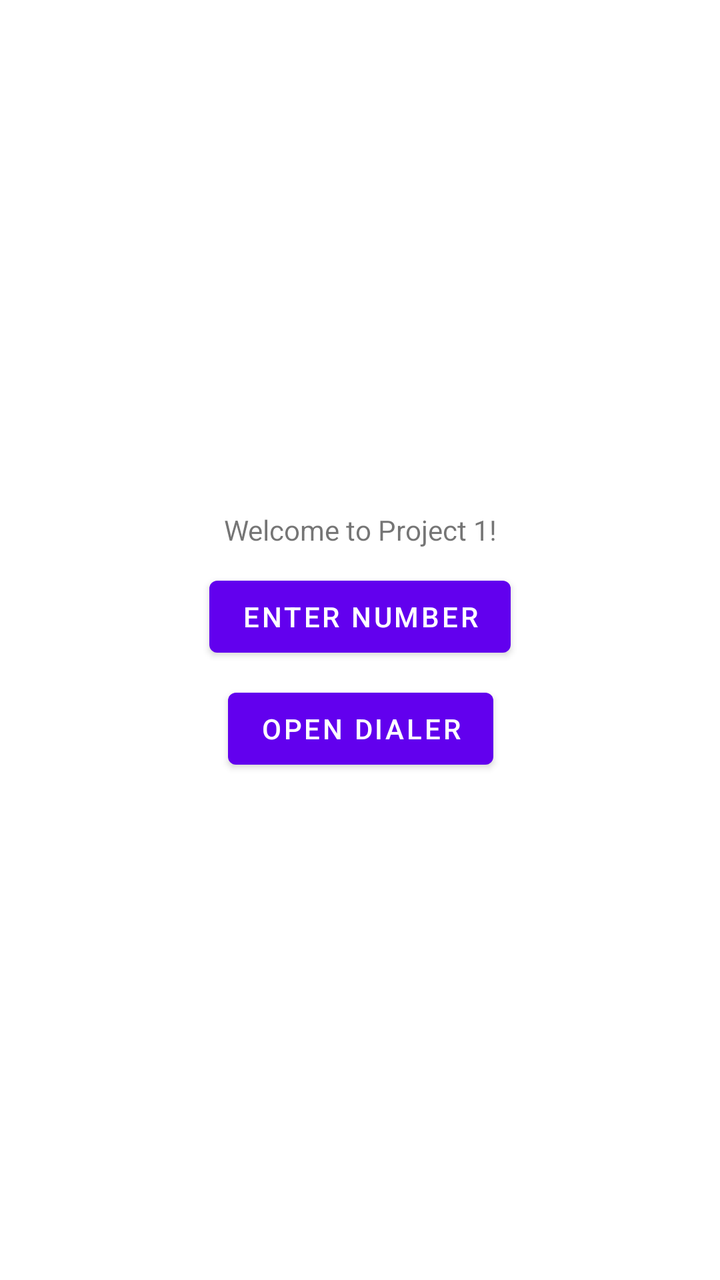
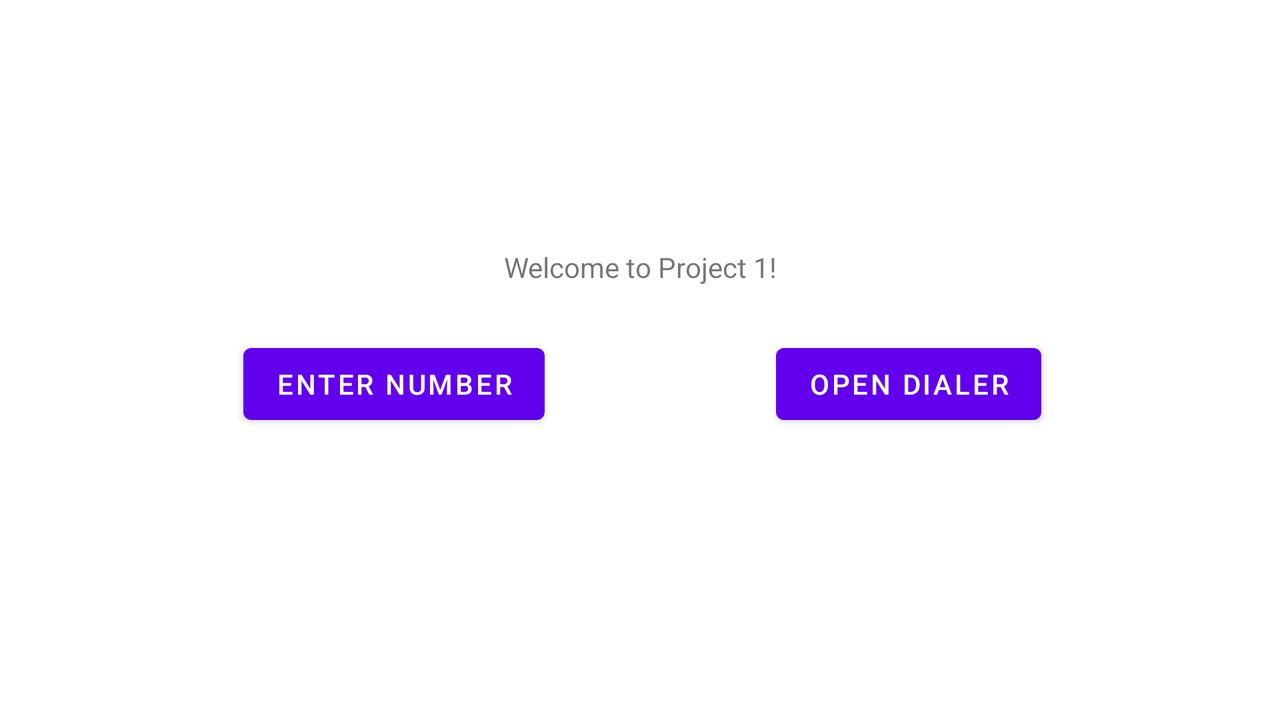

An Android layout and its configuration variant, each rendered on a device that would load it. The default file and the variant file are quoted in full after the pictures.
<!-- AndroidManifest.xml: application theme Theme.Project1CS478 -->
<!-- res/layout/activity_main.xml -->
<?xml version="1.0" encoding="utf-8"?>
<androidx.constraintlayout.widget.ConstraintLayout xmlns:android="http://schemas.android.com/apk/res/android"
    xmlns:app="http://schemas.android.com/apk/res-auto"
    xmlns:tools="http://schemas.android.com/tools"
    android:layout_width="match_parent"
    android:layout_height="match_parent"
    tools:context=".MainActivity">

    <TextView
        android:id="@+id/textView"
        android:layout_width="wrap_content"
        android:layout_height="wrap_content"
        android:text="@string/welcome"
        app:layout_constraintBottom_toBottomOf="parent"
        app:layout_constraintEnd_toEndOf="parent"
        app:layout_constraintStart_toStartOf="parent"
        app:layout_constraintTop_toTopOf="parent"
        app:layout_constraintVertical_bias="0.411" />

    <Button
        android:id="@+id/button"
        android:layout_width="wrap_content"
        android:layout_height="wrap_content"
        android:layout_marginTop="10dp"
        android:layout_marginBottom="10dp"
        android:text="@string/button1"
        app:layout_constraintBottom_toTopOf="@+id/button2"
        app:layout_constraintEnd_toEndOf="parent"
        app:layout_constraintStart_toStartOf="parent"
        app:layout_constraintTop_toBottomOf="@+id/textView"
        app:layout_constraintVertical_bias="0.01" />

    <Button
        android:id="@+id/button2"
        android:layout_width="wrap_content"
        android:layout_height="wrap_content"
        android:layout_marginTop="8dp"
        android:text="@string/button2"
        app:layout_constraintEnd_toEndOf="parent"
        app:layout_constraintHorizontal_bias="0.501"
        app:layout_constraintStart_toStartOf="parent"
        app:layout_constraintTop_toBottomOf="@+id/button" />

</androidx.constraintlayout.widget.ConstraintLayout>
<!-- resources referenced by this layout -->
<resources>
  <string name="button1">Enter Number</string>
  <string name="button2">Open Dialer</string>
  <string name="welcome">Welcome to Project 1!</string>
  <style name="Theme.Project1CS478" parent="Theme.MaterialComponents.DayNight.DarkActionBar">
          
          <item name="colorPrimary">@color/purple_500</item>
          <item name="colorPrimaryVariant">@color/purple_700</item>
          <item name="colorOnPrimary">@color/white</item>
          
          <item name="colorSecondary">@color/teal_200</item>
          <item name="colorSecondaryVariant">@color/teal_700</item>
          <item name="colorOnSecondary">@color/black</item>
          
          <item name="android:statusBarColor" tools:targetApi="l">?attr/colorPrimaryVariant</item>
          
      </style>
</resources>
<!-- res/layout-land/activity_main.xml (the repository's variant of the layout above) -->
<!-- drawn on the phone turned sideways -->
<?xml version="1.0" encoding="utf-8"?>
<androidx.constraintlayout.widget.ConstraintLayout xmlns:android="http://schemas.android.com/apk/res/android"
    xmlns:app="http://schemas.android.com/apk/res-auto"
    xmlns:tools="http://schemas.android.com/tools"
    android:layout_width="match_parent"
    android:layout_height="match_parent"
    tools:context=".MainActivity">

    <TextView
        android:id="@+id/textView"
        android:layout_width="wrap_content"
        android:layout_height="wrap_content"
        android:layout_marginBottom="25dp"
        android:text="@string/welcome"
        app:layout_constraintBottom_toTopOf="@+id/button"
        app:layout_constraintEnd_toEndOf="parent"
        app:layout_constraintStart_toStartOf="parent" />

    <Button
        android:id="@+id/button"
        android:layout_width="wrap_content"
        android:layout_height="wrap_content"
        android:layout_marginEnd="116dp"
        android:layout_marginBottom="144dp"
        android:text="@string/button1"
        app:layout_constraintBottom_toBottomOf="parent"
        app:layout_constraintEnd_toEndOf="@+id/textView" />

    <Button
        android:id="@+id/button2"
        android:layout_width="wrap_content"
        android:layout_height="wrap_content"
        android:layout_marginStart="136dp"
        android:layout_marginBottom="144dp"
        android:text="@string/button2"
        app:layout_constraintBottom_toBottomOf="parent"
        app:layout_constraintStart_toStartOf="@+id/textView" />

</androidx.constraintlayout.widget.ConstraintLayout>
